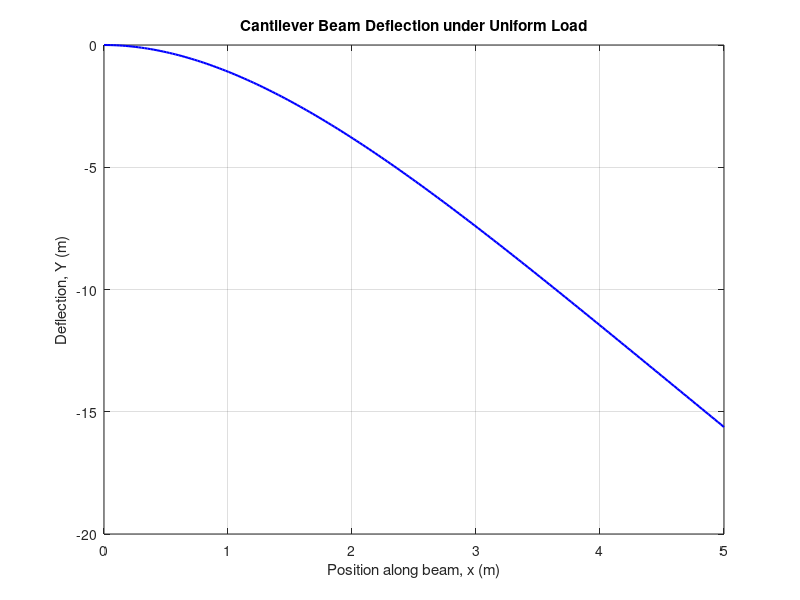
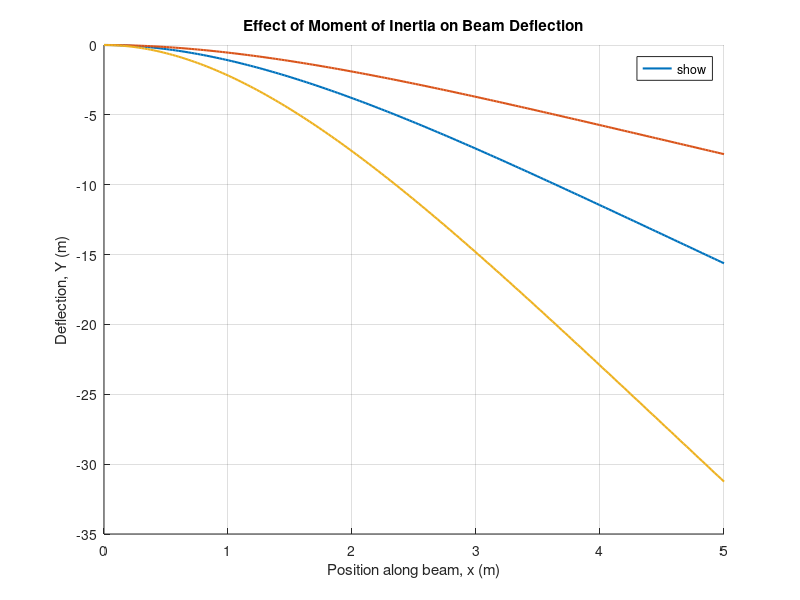

These charts were generated, in order, by the following MATLAB code:
%% Task 2: Compute Deflection of Cantilever Beam
fprintf('--- Cantilever Beam Deflection ---\n');
uniformLoad = input('Enter uniform load w (N/m, e.g. 1000 to 50000): ');
beamLength = input('Enter beam length L (m, e.g. 1 to 10): ');
elasticModulus = input('Enter modulus of elasticity E (Pa, e.g. 2e11 for steel): ');
momentInertia = input('Enter moment of inertia I (m^4, e.g. 1e-6 to 1e-4): ');

beamPosition = linspace(0, beamLength, 200);
normPosition = beamPosition / beamLength;   % normalized position along beam

deflection = (-uniformLoad * beamLength^4) / (24 * elasticModulus * momentInertia) * (normPosition.^4 - 4*normPosition.^3 + 6*normPosition.^2);

%% Task 3: Plot the Deflection Curve
figure;
plot(beamPosition, deflection, 'b', 'LineWidth', 1.5);
xlabel('Position along beam, x (m)');
ylabel('Deflection, Y (m)');
title('Cantilever Beam Deflection under Uniform Load');
grid on;

%% Task 4: Effect of Varying I on Deflection
fprintf('\n--- Comparing Effect of Moment of Inertia ---\n');
inertiaCases = [momentInertia, momentInertia*2, momentInertia*0.5];   % compare original, stiffer, and more flexible beam
caseLabels = {'Original I', 'Doubled I (stiffer)', 'Halved I (more flexible)'};

figure; hold on;
for caseIdx = 1:length(inertiaCases)
    caseDeflection = (-uniformLoad * beamLength^4) / (24 * elasticModulus * inertiaCases(caseIdx)) * (normPosition.^4 - 4*normPosition.^3 + 6*normPosition.^2);
    plot(beamPosition, caseDeflection, 'LineWidth', 1.5, 'DisplayName', caseLabels{caseIdx});
end
xlabel('Position along beam, x (m)');
ylabel('Deflection, Y (m)');
title('Effect of Moment of Inertia on Beam Deflection');
legend('show', 'Location', 'best');
grid on;
hold off;

fprintf('Note: increasing I (stiffer cross-section) reduces deflection;\n');
fprintf('decreasing I increases deflection, since Y is inversely proportional to I.\n');
